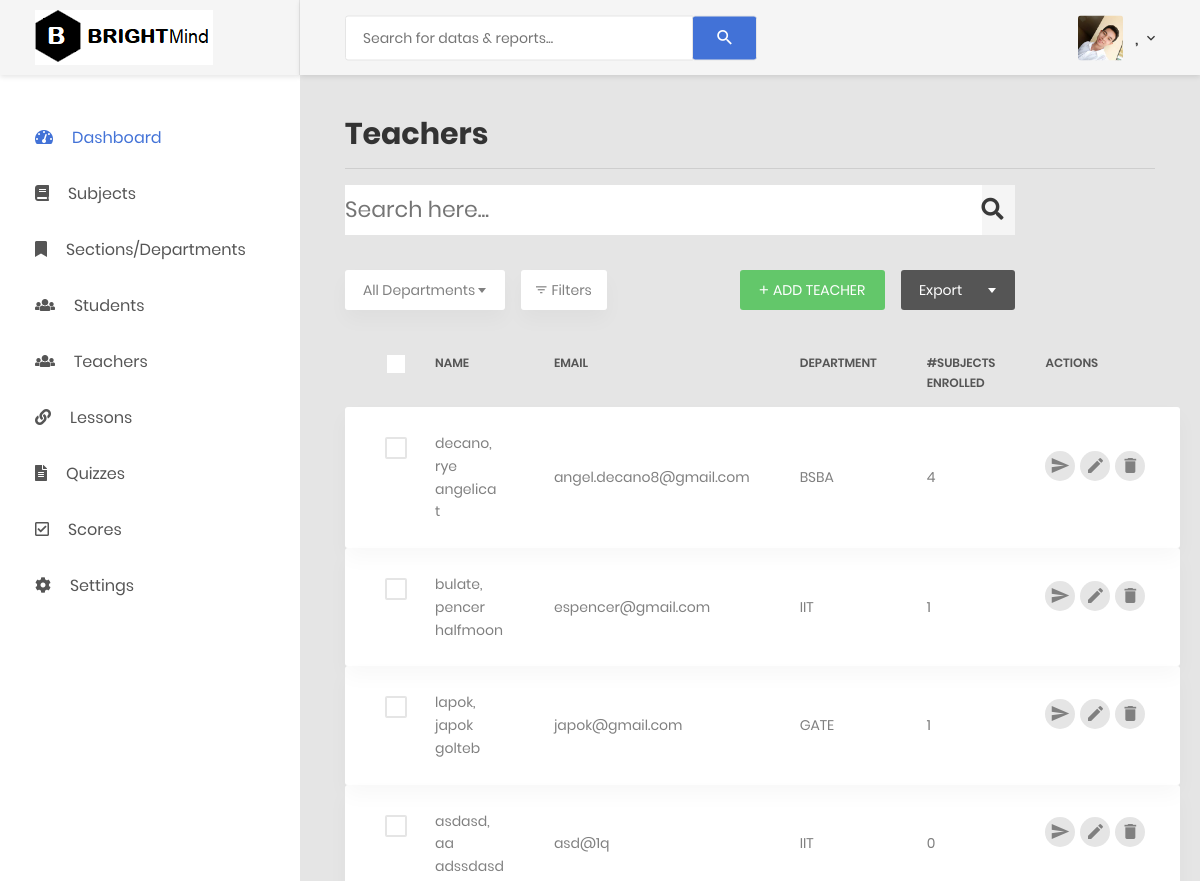
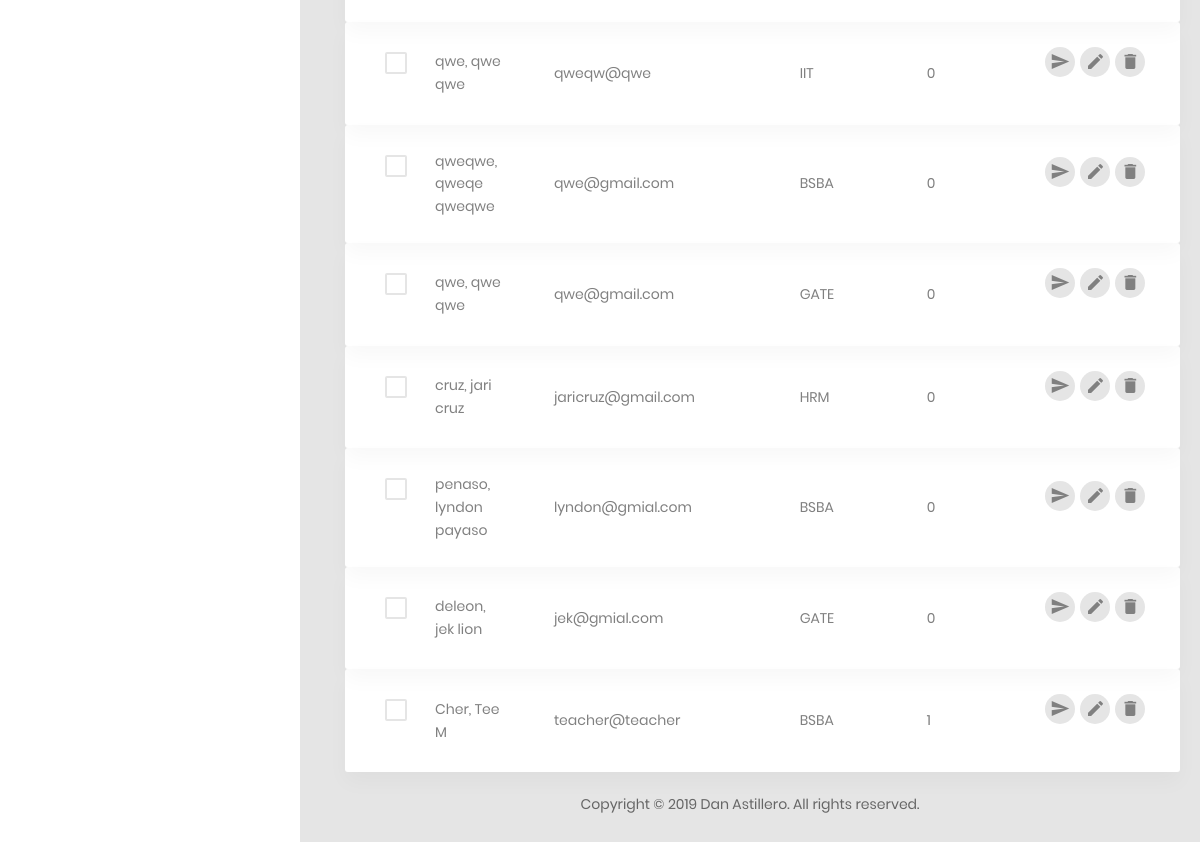
Before: /adminteachers.php (signed in) with the older database file (2 pictures, top to bottom).
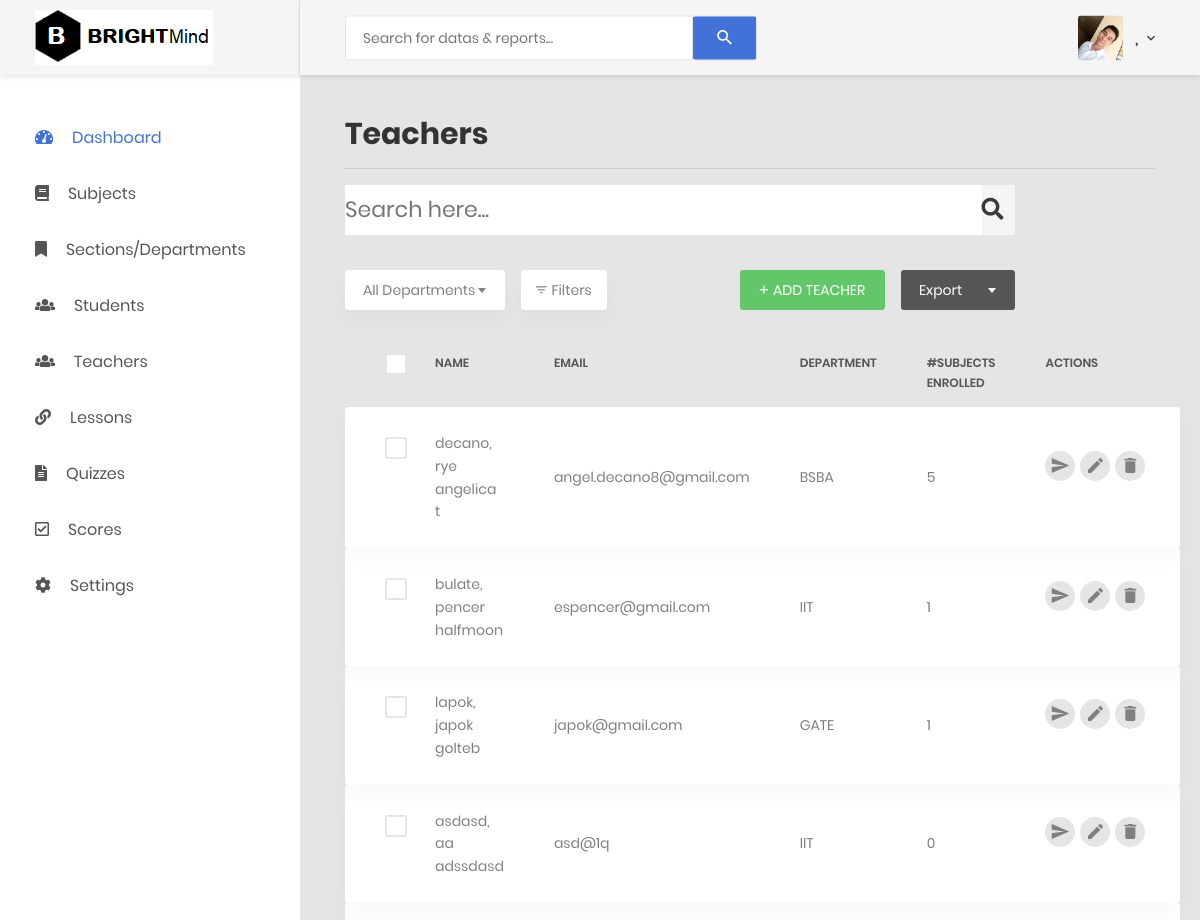
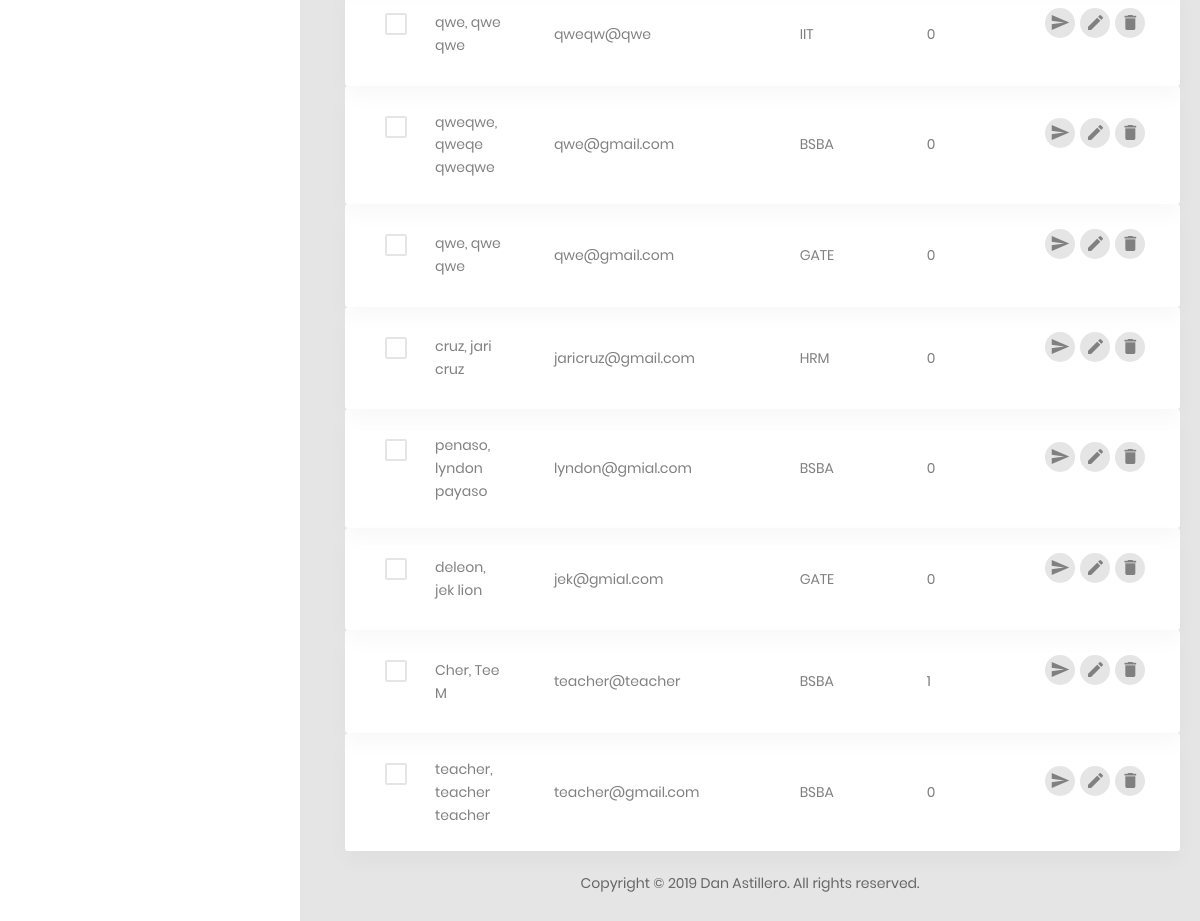
After: the same page with the newer database file (2 pictures, top to bottom).
### tables this page shows
CREATE TABLE `teacherstbl` (
  `teachersid` int(10) NOT NULL,
  `email` varchar(100) NOT NULL,
  `password` varchar(100) NOT NULL,
  `fname` varchar(100) NOT NULL,
  `lname` varchar(100) NOT NULL,
  `mname` varchar(100) NOT NULL,
  `deptid` int(10) NOT NULL
);

### adminteachers.php (the view, shortened to what the changed rows need)
<!DOCTYPE html>
<html lang="en">
<head>
    <link href="css/font-face.css" rel="stylesheet" media="all">
    <link href="vendor/font-awesome-4.7/css/font-awesome.min.css" rel="stylesheet" media="all">
    <link href="vendor/font-awesome-5/css/fontawesome-all.min.css" rel="stylesheet" media="all">
    <link href="vendor/mdi-font/css/material-design-iconic-font.min.css" rel="stylesheet" media="all">
    <link href="vendor/bootstrap-4.1/bootstrap.min.css" rel="stylesheet" media="all">
    <link href="vendor/animsition/animsition.min.css" rel="stylesheet" media="all">
    <link href="vendor/bootstrap-progressbar/bootstrap-progressbar-3.3.4.min.css" rel="stylesheet" media="all">
    <link href="vendor/wow/animate.css" rel="stylesheet" media="all">
    <link href="vendor/css-hamburgers/hamburgers.min.css" rel="stylesheet" media="all">
    <link href="vendor/slick/slick.css" rel="stylesheet" media="all">
    <link href="vendor/select2/select2.min.css" rel="stylesheet" media="all">
    <link href="vendor/perfect-scrollbar/perfect-scrollbar.css" rel="stylesheet" media="all">
    <link href="css/theme.css" rel="stylesheet" media="all">
</head>
<body class="animsition">
    <div class="page-wrapper">
        <div class="page-container">
            <?php include("adminheader.php"); ?>
            <div class="main-content">
                <div class="section__content section__content--p30">
                    <div class="container-fluid">
                        <div>
                            <h2>Teachers</h2><hr/>
                        </div>
                        <div class="row">
                            <div class="col-md-10">
                                <div class="table-responsive table-responsive-data2">
                                  <table class="table table-data2">
                                        <thead>
                                            <tr>
                                                <th>
                                                    <label class="au-checkbox">
                                                        <span class="au-checkmark"></span>
                                                    </label>
                                                </th>
                                                <th>name</th>
                                                <th>email</th>
                                                <th>department</th>
                                                <th>#subjects enrolled</th>
                                                <th>Actions</th>
                                            </tr>
                                        </thead>
                                        <tbody id="response">
                                        <?php
                                        $sql="select teachersid, concat(lname, ', ', fname , ' ', mname) AS name, email, (SELECT departmentname from departmenttbl WHERE deptid=teacherstbl.deptid) AS departmentname, (SELECT count(subjectid) from teachersubjecttbl where teachersid=teacherstbl.teachersid) AS NoOfSubject FROM teacherstbl";
                                        $result=mysqli_query($con, $sql);
                                        if(mysqli_num_rows($result)){
                                        while($row = mysqli_fetch_array($result))
                                        {?>
                                            <tr class="tr-shadow">
                                                <td>
                                                    <label class="au-checkbox">
                                                        <span class="au-checkmark"></span>
                                                    </label>
                                                </td>
                                                <?php echo "<td>".$row['name']."</td>";?>
                                               <?php echo "<td>".$row['email']."</td>";?>
                                               <?php echo "<td>".$row['departmentname']."</td>";?>
                                                <?php echo "<td>".$row['NoOfSubject']."</td>";?>
                                                <td>
                                                    <div class="table-data-feature">
                                                        <button onclick="setmodalid(<?php echo $row['teachersid']; ?>)" class="item" data-toggle="modal" data-placement="top" title="Send Notification" type="button" data-target="#sendnotif">
                                                            <i class="zmdi zmdi-mail-send"></i>
                                                        </button>
                                                        <button type="button" onclick="editsteacher(<?php echo $row['teachersid']; ?>)" class="item" data-placement="top" title="Edit"  data-toggle="modal" data-target="#add">
                                                            <i class="zmdi zmdi-edit"></i>
                                                        </button>
                                                        <a href="<?php echo "processj.php?deleteteachers=1&id=".$row['teachersid'] ?>">
                                                        <button class="item" data-toggle="tooltip" data-placement="top" title="Delete">
                                                            <i class="zmdi zmdi-delete"></i>
                                                        </button>
                                                    </div>
                                                </td>
                                            </tr>
                                        <?php
                                        }
                                    }else{
                                        echo "<tr><td></td><td></td><td>No data Found</td><td></td><td></td><td></td>
                                        </tr>";
                                    }
                                    ?>
                                        </tbody>
                                    </table>
                                </div>
                            </div>
                        </div>
                    </div>
                </div>
                    </div>
        </div>
    </div>
</body>
</html>

Changed rows visible on the page:
computed for teacherstbl "angel.decano8@gmail.com": NoOfSubject "4" → "5"
added teacherstbl: name "teacher, teacher teacher", email "teacher@gmail.com", departmentname "BSBA", NoOfSubject "0"
